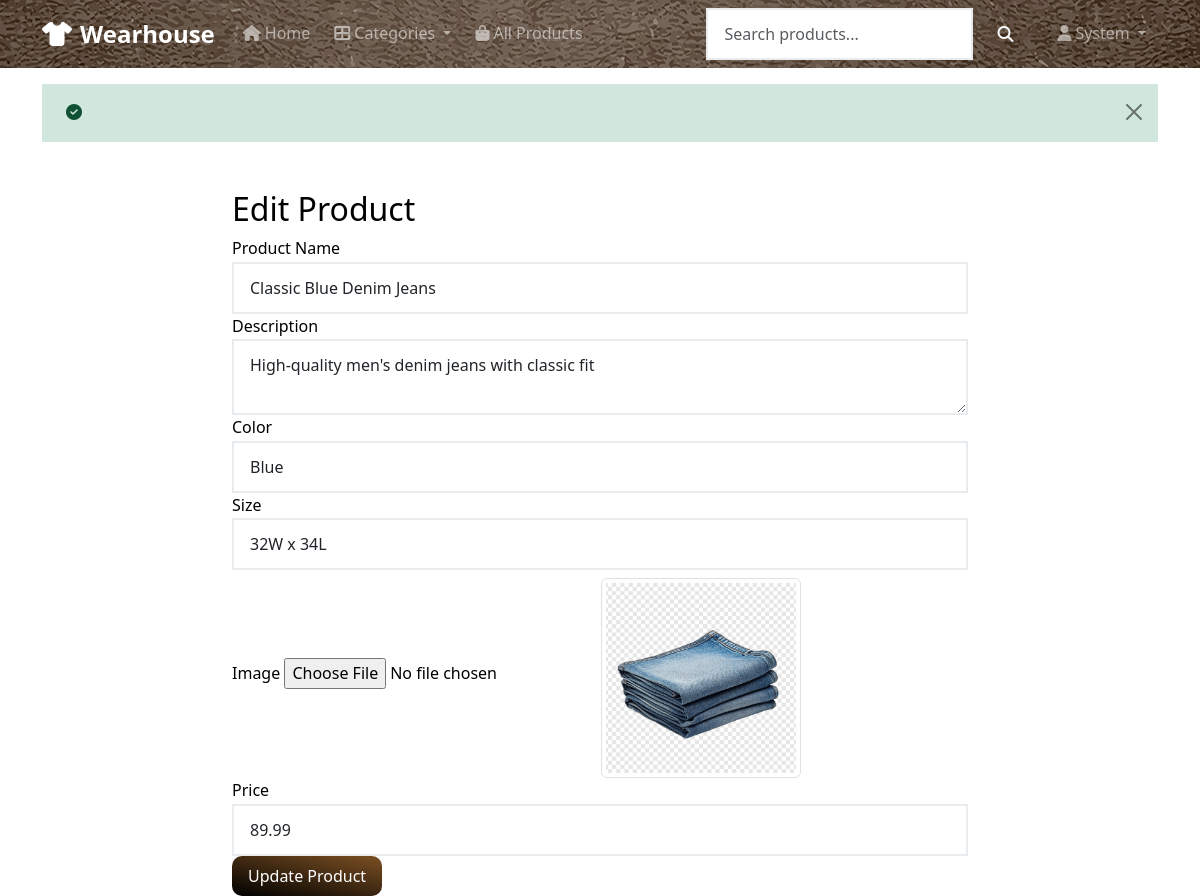
The app's page /admin/product.php?request=edit&id=1 (signed in) with its own data.
### tables this page shows
CREATE TABLE products (
    id INT PRIMARY KEY AUTO_INCREMENT,
    seller_id INT NOT NULL,
    category_id INT NOT NULL,
    name VARCHAR(200) NOT NULL,
    description TEXT,
    price DECIMAL(10,2) NOT NULL,
    stock_quantity INT DEFAULT 0,
    color VARCHAR(50),
    brand VARCHAR(100),
    image_url VARCHAR(255),
    size VARCHAR(40),
    status ENUM('active', 'inactive', 'sold') DEFAULT 'active',
    created_at TIMESTAMP DEFAULT CURRENT_TIMESTAMP,
    updated_at TIMESTAMP DEFAULT CURRENT_TIMESTAMP ON UPDATE CURRENT_TIMESTAMP,
    FOREIGN KEY (seller_id) REFERENCES users(id) ON DELETE CASCADE, 
     
    FOREIGN KEY (category_id) REFERENCES categories(id) ON DELETE RESTRICT 
     
);

### config/database.php (called while the page is built, shortened)
<?php
class Database
{
    private $host = DB_HOST;
    private $user = DB_USER;
    private $password = DB_PASS;
    private $database = DB_NAME;
    private $conn;
    public function __construct()
    {
        $this->conn = mysqli_connect($this->host, $this->user, $this->password, $this->database);
    }
    function query(string $sql, $params = [], ?string $types = null): ?mysqli_result
    {
        $stmt = $this->conn->prepare($sql);
        if (is_null($types)) {
            $stmt->execute($params);
            return $stmt->get_result() ?: null;
        }
        $stmt->bind_param($types, ...$params);
        $stmt->execute();
        return $stmt->get_result() ?: null;
    }
     public function fetchOne($sql, $params = [], ?string $types = null) {
        $result = $this->query($sql, $params, $types);
        return $result->fetch_assoc();
    }
}
$db = new Database();

### admin/product.php (the view, shortened to what this page needs)
<?php
require_once '../includes/header.php';
$product =  $db->fetchOne("SELECT * FROM products WHERE id = ?", [$_GET['id']]);
?>
<div class="container">
    <div class="row">
        <div class="col-md-8 offset-md-2">
            <h2 class="mt-4">Edit Product</h2>
            <form action="" method="POST">
                <div class="form-group">
                    <label for="name">Product Name</label>
                    <input type="text" class="form-control" id="name" name="name" value="<?php echo htmlspecialchars($product['name']); ?>">
                </div>
                <div class="form-group">
                    <label for="description">Description</label>
                    <textarea class="form-control" id="description" name="description"><?php echo htmlspecialchars($product['description']); ?></textarea>
                </div>
                <div class="form-group">
                    <label for="color">Color</label>
                    <input type="text" class="form-control" id="color" name="color" value="<?php echo htmlspecialchars($product['color']); ?>">
                </div>
                <div class="form-group">
                    <label for="size">Size</label>
                    <input type="text" class="form-control" id="size" name="size" value="<?php echo htmlspecialchars($product['size']); ?>">
                </div>
                <div class="form-group">
                    <label for="image">Image</label>
                    <input type="file" class="form-control-file" id="image" name="image">
                    <?php if ($product['image_url']) { ?>
                        <img src="/uploads/<?php echo htmlspecialchars($product['image_url']); ?>" alt="Product Image" class="img-thumbnail mt-2" style="max-width: 200px;">
                    <?php } else { ?>
                        <p>No image uploaded.</p>
                    <?php } ?>
                </div>
                <div class="form-group">
                    <label for="price">Price</label>
                    <input type="text" class="form-control" id="price" name="price" value="<?php echo htmlspecialchars($product['price']); ?>">
                </div>
                <button type="submit" class="btn btn-primary">Update Product</button>
            </form>
        </div>
    </div>
</div>

### assets/css/styles.css (style rules this page uses)
body { font-family: 'Segoe UI', Tahoma, Geneva, Verdana, sans-serif; line-height: 1.6; color: var(--dark-color); background-color: #ffffff; min-height: 100vh; display: flex; flex-direction: column; }
.btn { border-radius: 10px; font-weight: 500; border: none; padding: 0.5rem 1rem; }
.btn-primary { background: linear-gradient(13deg, black, #7c5023); }
.form-control { border: 2px solid #e9ecef; border-radius: var(--border-radius); transition: var(--transition); padding: 0.75rem 1rem; }

### records on screen
products: name "Classic Blue Denim Jeans", description "High-quality men's denim jeans with classic fit", color "Blue", size "32W x 34L", image_url (picture), price "89.99"

### other values on screen
$_SESSION['first_name'] "System"
